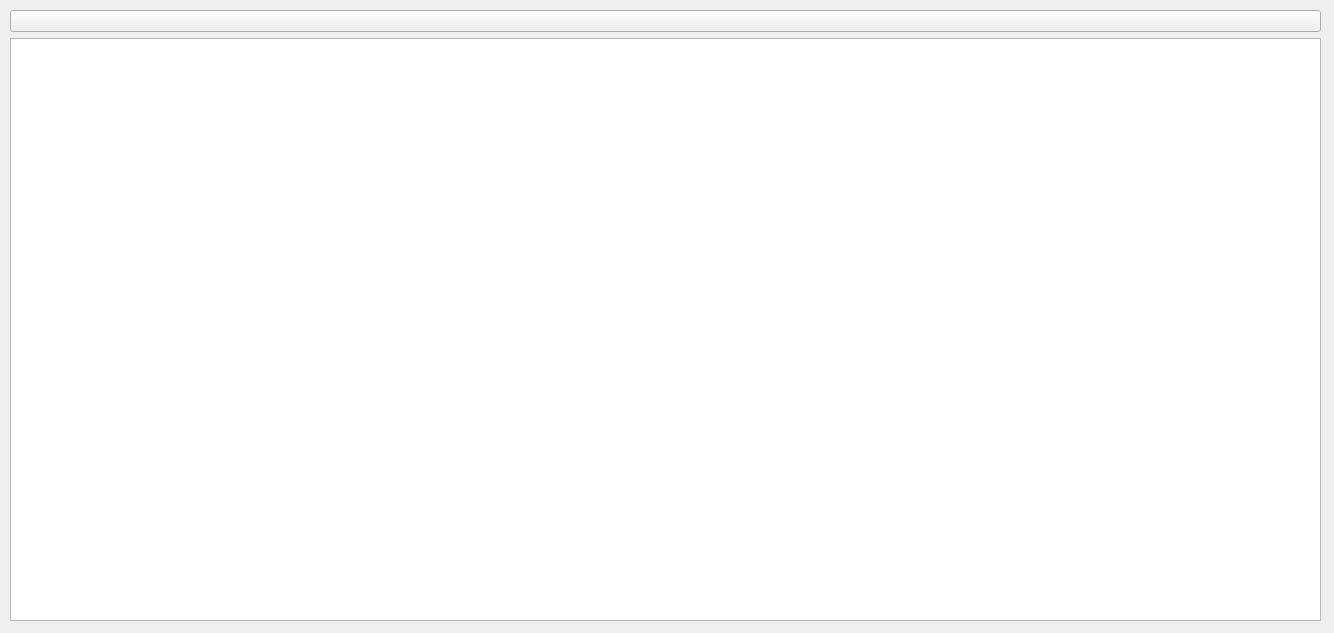
<?xml version="1.0" encoding="UTF-8"?>
<ui version="4.0">
 <class>dataFm</class>
 <widget class="QWidget" name="dataFm">
  <property name="geometry">
   <rect>
    <x>0</x>
    <y>0</y>
    <width>1334</width>
    <height>633</height>
   </rect>
  </property>
  <property name="windowTitle">
   <string>数据</string>
  </property>
  <property name="windowIcon">
   <iconset>
    <normaloff>Res/MPPC.ico</normaloff>Res/MPPC.ico</iconset>
  </property>
  <widget class="QWidget" name="verticalLayoutWidget">
   <property name="geometry">
    <rect>
     <x>10</x>
     <y>10</y>
     <width>1311</width>
     <height>611</height>
    </rect>
   </property>
   <layout class="QVBoxLayout" name="verticalLayout">
    <item>
     <widget class="QPushButton" name="reflush_Btn">
      <property name="text">
       <string/>
      </property>
      <property name="icon">
       <iconset>
        <normaloff>Res/Refresh_16px.ico</normaloff>Res/Refresh_16px.ico</iconset>
      </property>
      <property name="iconSize">
       <size>
        <width>16</width>
        <height>16</height>
       </size>
      </property>
     </widget>
    </item>
    <item>
     <widget class="QTableWidget" name="tableWidget"/>
    </item>
   </layout>
  </widget>
 </widget>
 <resources/>
 <connections/>
</ui>
